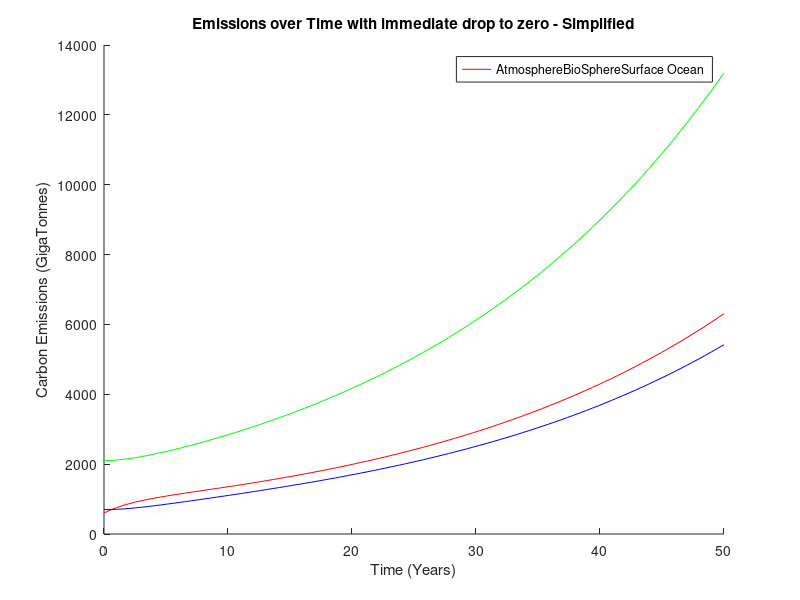

The MATLAB script that drew this image:
clc
clear
format long
x_1850i = [600 2100 700]
B = [-210.15/600 , 13/70, 0; ...
    1/5, -120/2100, 0; ...
    90/600 , 0, -95.3/700]

[V,D] = eig(B);

t = 0;
a = V\x_1850i';
f = @(t) a.*exp(diag(D)*t);
x = @(t) V*f(t);
t = linspace(0,50);

X = x(t);
% plot(t,X(1:3,:))
hold on
% plot(2.2222,851.056,'r*')
plot(t,X(1,:),'r')
plot(t,X(2,:),'g')
plot(t,X(3,:),'b')
title('Emissions over Time with immediate drop to zero - Simplified')
ylabel('Carbon Emissions (GigaTonnes)')
xlabel('Time (Years)')
Labels = ["Atmosphere" "BioSphere" "Surface Ocean"]
legend(Labels);